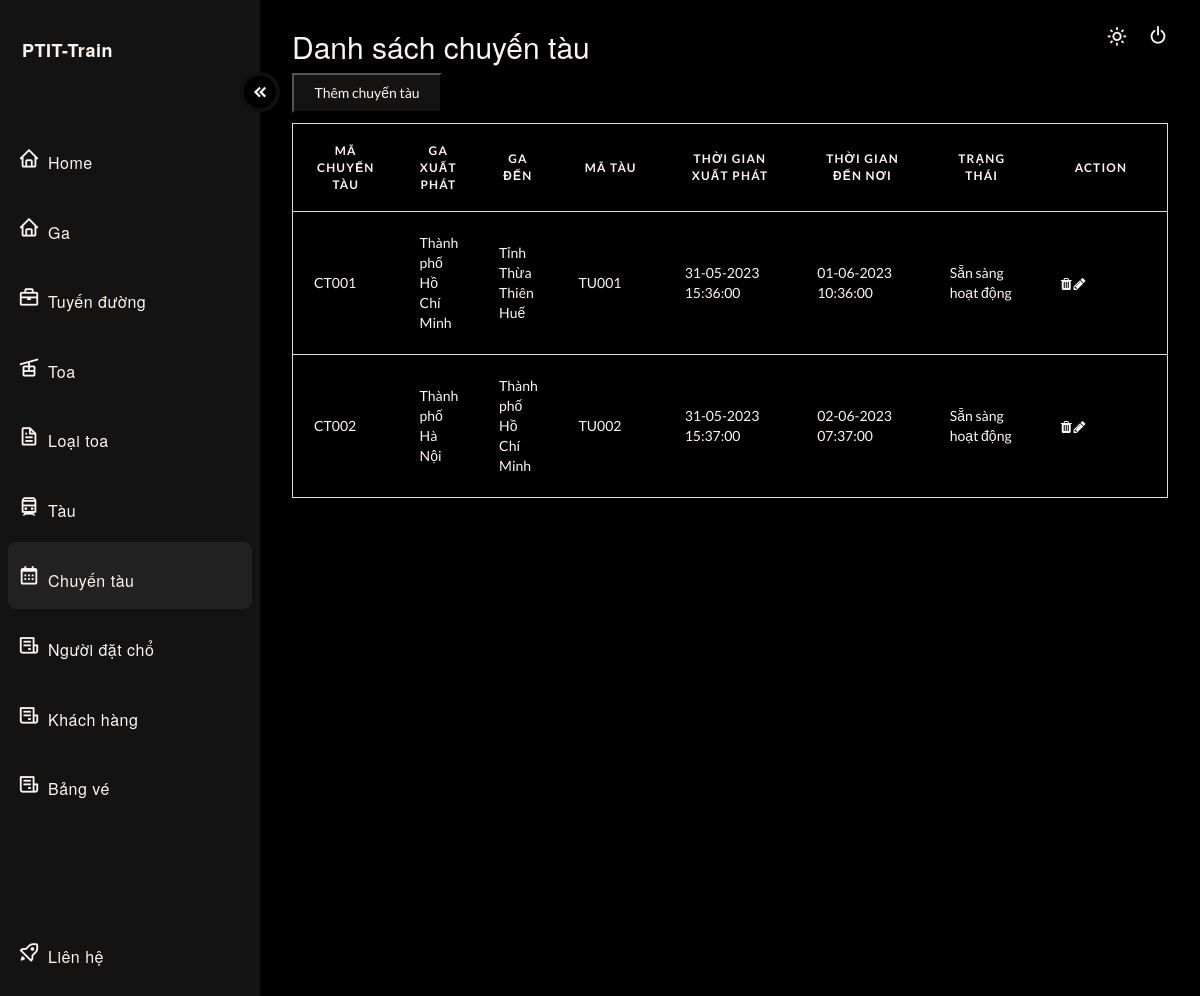
The page /?type=admin&page=chuyentau (signed in) on the database as committed earlier.
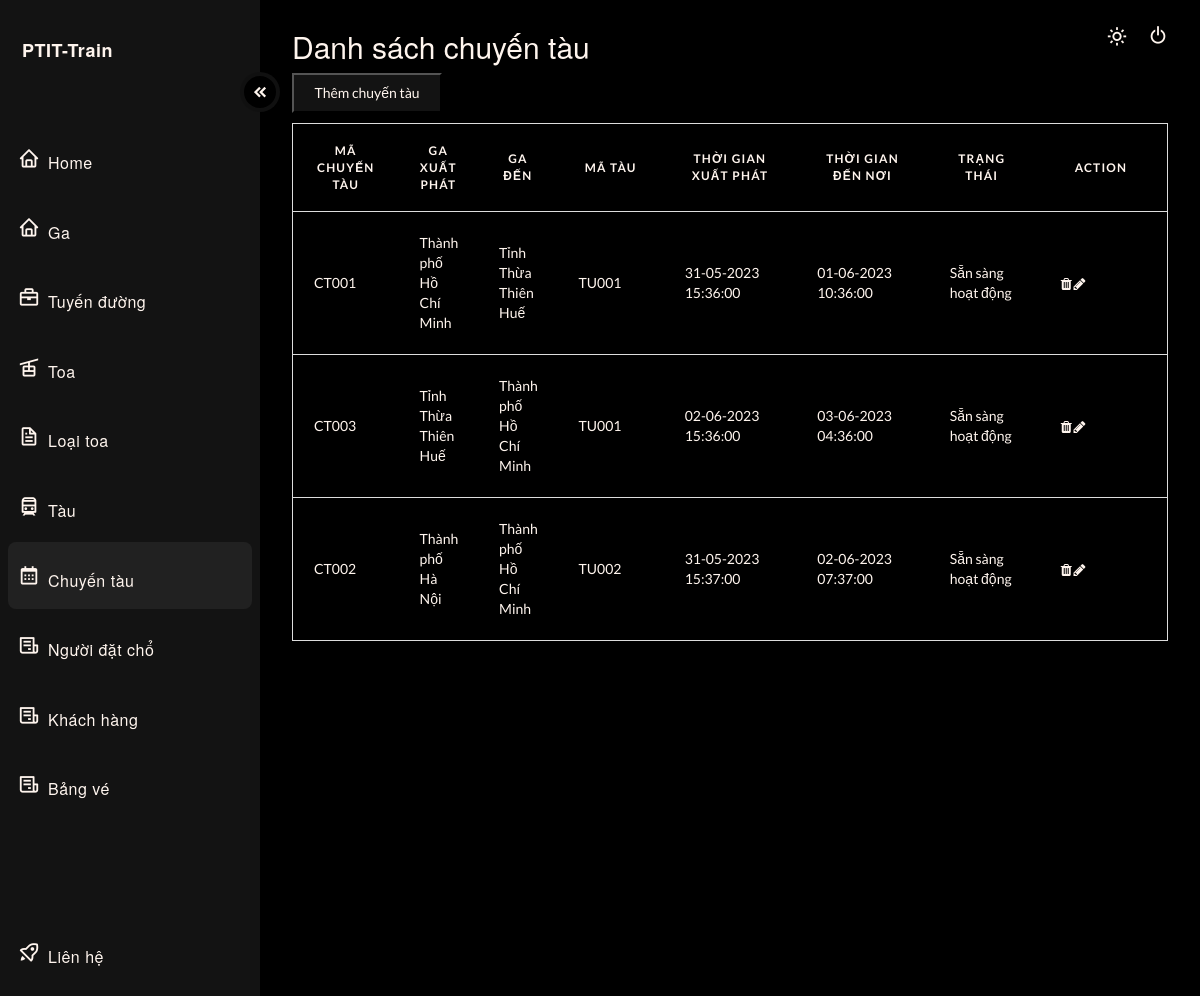
The same page on the database as committed later.
### tables this page shows
CREATE TABLE ChuyenTau(
  `MaChuyenTau` VARCHAR(20) PRIMARY KEY,
  `MaTuyenDuong` VARCHAR(20),
  `MaTau` VARCHAR(20),
  `ThoiGianXuatPhat` DATETIME,
  `TrangThai` TINYINT,
  FOREIGN KEY (`MaTuyenDuong`) REFERENCES `TuyenDuong`(`MaTuyenDuong`),
  FOREIGN KEY (`MaTau`) REFERENCES `Tau`(`MaTau`)
);

### src/controller/Controller.php (called while the page is built, shortened)
<?php
    class Controller{
        public function menu_bar(){
            include 'view/admin/menu_bar_admin.php';
        }
    }
?>

### src/index.php (called while the page is built)
<?php
    require 'route.php';
?>

### src/controller/ChuyenTauController.php (called while the page is built, shortened)
<?php
    class ChuyenTauController{
        public function index(){
            include_once './module/ChuyenTauModule/ChuyenTau.php';
            $arrChuyenTau= (new ChuyenTau)->load();
            include './view/admin/dashboard_chuyentau.php';
		}
        public function checkChuyenTau(){
            include_once './module/ChuyenTauModule/ChuyenTau.php';
        }
    }
?>

### src/module/db.php (called while the page is built, shortened)
<?php
    class DB{
        private function conn() {
            $connectionString = "mysql:host=" . getenv('MYSQL_HOSTNAME') . ";dbname=" . getenv('MYSQL_DATABASE');
            $conn = new \PDO($connectionString, getenv('MYSQL_USER'), getenv('MYSQL_PASSWORD'));
            $conn->setAttribute(PDO::ATTR_ERRMODE, PDO::ERRMODE_EXCEPTION);
            return $conn;
        }
        public function select($sql, $params = null)
        {
            $connect = $this->conn();
            if($params != null){
                $res = $connect->prepare($sql);
                $res->execute($params);
            }
            else {
                $res = $connect->query($sql);
            }
            $res->setFetchMode(PDO::FETCH_ASSOC);
            return $res;
        }
    }
?>

### src/module/ChuyenTauModule/ChuyenTau.php (called while the page is built, shortened)
<?php
include_once "./module/db.php";
include_once "ChuyenTauObject.php";
    class ChuyenTau{
        function addTime($thoiGianXuatPhat, $thoiGianChay){
            $arr = [];
            $thoiGianXuatPhatTmp = new DateTime($thoiGianXuatPhat);
            $tmp = $thoiGianXuatPhatTmp->format('d-m-Y H:i:s');
            $arr[] = $tmp;
            $thoiGianChayTmp = explode(':', $thoiGianChay);
            $thoiGianChayInterval = new DateInterval(
                'PT' . $thoiGianChayTmp[0] . 'H' . $thoiGianChayTmp[1] . 'M' . $thoiGianChayTmp[2] . 'S'
            );
            $thoiGianXuatPhatTmp->add($thoiGianChayInterval);
            $thoiGianDenNoi = $thoiGianXuatPhatTmp->format('d-m-Y H:i:s');
            $arr[] = $thoiGianDenNoi;
            return $arr;
        }
        function load(){
            try {
                $db = new DB();
                $sql = "select CT.*, TD_TMP.TenGaDiemDen, TD_TMP.TenGaXuatPhat, TD_TMP.ThoiGianChay, TD_TMP.XuatPhat, TD_TMP.DiemDen, T.GaHienTai, T.TrangThai as TrangThaiTau
                from ChuyenTau as CT,
                (
                    select tmp1.*, G2.TenGa as TenGaDiemDen
                    from
                    (
                        select TD.*, G.TenGa as TenGaXuatPhat
                        from Ga as G, TuyenDuong as TD
                        where G.MaGa = TD.XuatPhat
                    ) as tmp1, Ga as G2
                    where tmp1.DiemDen = G2.MaGa
                ) as TD_TMP, Tau as T where CT.MaTuyenDuong = TD_TMP.MaTuyenDuong and CT.MaTau = T.MaTau";
                $sth = $db->select($sql);
                $arr = [];
                while($row = $sth->fetch()) {
                    $obj = new ChuyenTauObject($row);
                    $arrTime = $this->addTime($obj->getThoiGianXuatPhat(), $obj->getThoiGianChay());
                    $obj->setThoiGianXuatPhat($arrTime[0]);
                    $obj->setThoiGianDenNoi($arrTime[1]);
                    if($obj->getTrangThai() == 0)
                        $obj->setTrangThaitxt("Sẵn sàng hoạt động");
                    $arr[] = $obj;
                }
                    return $arr;
                }
            catch (PDOException $e) {
                return  $sql . "<br>" . $e->getMessage();
            }
        }
    }
?>

### src/module/ChuyenTauModule/ChuyenTauObject.php (called while the page is built, shortened)
<?php
    class ChuyenTauObject{
        private $MaChuyenTau;
        private $MaTuyenDuong;
        private $TenGaXuatPhat;
        private $TenGaDiemDen;
        private $XuatPhat;
        private $DiemDen;
        private $MaTau;
        private $ThoiGianXuatPhat;
        private $ThoiGianChay;
        private $ThoiGianDenNoi;
        private $TrangThai;
        private $TrangThaitxt;
        public function __construct($row)
        {
            $this->MaChuyenTau = $row['MaChuyenTau'];
            $this->MaTuyenDuong = $row['MaTuyenDuong'];
            $this->MaTau = $row['MaTau'];
            $this->TenGaXuatPhat = $row['TenGaXuatPhat'];
            $this->TenGaDiemDen = $row['TenGaDiemDen'];
            $this->XuatPhat = $row['XuatPhat'];
            $this->DiemDen = $row['DiemDen'];
            $this->ThoiGianXuatPhat = $row['ThoiGianXuatPhat'];
            $this->ThoiGianChay = $row['ThoiGianChay'];
            $this->TrangThai = $row['TrangThai'];
        }
        public function getMaChuyenTau()
        {
                return $this->MaChuyenTau;
        }
        public function getMaTuyenDuong()
        {
                return $this->MaTuyenDuong;
        }
        public function getTenGaDiemDen()
        {
                return $this->TenGaDiemDen;
        }
        public function getTenGaXuatPhat()
        {
                return $this->TenGaXuatPhat;
        }
        public function getMaTau()
        {
                return $this->MaTau;
        }
        public function getThoiGianXuatPhat()
        {
                return $this->ThoiGianXuatPhat;
        }
        public function setThoiGianXuatPhat($ThoiGianXuatPhat)
        {
                $this->ThoiGianXuatPhat = $ThoiGianXuatPhat;
        }
        public function getThoiGianChay()
        {
                return $this->ThoiGianChay;
        }
        public function getTrangThai()
        {
                return $this->TrangThai;
        }
        public function getThoiGianDenNoi()
        {
                return $this->ThoiGianDenNoi;
        }
        public function setThoiGianDenNoi($ThoiGianDenNoi)
        {
                $this->ThoiGianDenNoi = $ThoiGianDenNoi;
        }
        public function getXuatPhat()
        {
                return $this->XuatPhat;
        }
        public function getDiemDen()
        {
                return $this->DiemDen;
        }
        public function getTrangThaitxt()
        {
                return $this->TrangThaitxt;
        }
        public function setTrangThaitxt($TrangThaitxt)
        {
                $this->TrangThaitxt = $TrangThaitxt;
        }
    }
?>

### src/view/admin/dashboard_chuyentau.php (the view, shortened to what this page needs)
  <main>
    <header>
      <div class="text">
        <h2>Danh sách chuyến tàu</h2>
  <table id="myTable">
  <button style="background-color:var(--accent-clr); color: var(--text);; width: 150px; height: 40px; margin-bottom: 10px;" id="addBtn">Thêm chuyến tàu</button>
  <thead>
    <tr>
      <th scope="col" width="80px">Mã chuyến tàu</th>
      <th scope="col" width="60px">Ga xuất phát</th>
      <th scope="col" width="60px">Ga đến</th>
      <th scope="col" width="80px">Mã tàu</th>
      <th scope="col" width="100px">Thời gian xuất phát</th>
      <th scope="col" width="100px">Thời gian đến nơi</th>
      <th scope="col" width="80px">Trạng thái</th>
      <th scope="col" width="100px">Action</th>
    </tr>
  </thead>
  <tbody>
    <?php foreach($arrChuyenTau as $each): ?>
    <tr>
      <td data-label="TripCode"><?php echo $each->getMaChuyenTau(); ?></td>
      <td data-label="GaXuatPhat" value="<?php echo $each->getXuatPhat(); ?>" data-ma-tuyen="<?php echo $each->getMaTuyenDuong(); ?>"><?php echo $each->getTenGaXuatPhat(); ?></td>
      <td data-label="GaDen" value="<?php echo $each->getDiemDen(); ?>"><?php echo $each->getTenGaDiemDen(); ?></td>
      <td data-label="TrainCode"><?php echo $each->getMaTau(); ?></td>
      <td data-label="TimeStart"><?php echo $each->getThoiGianXuatPhat(); ?></td>
      <td data-label="EndTime"><?php echo $each->getThoiGianDenNoi(); ?></td>
      <td data-label="Status" value="<?php echo $each->getTrangThai(); ?>"><?php echo $each->getTrangThaitxt(); ?></td>
      <td data-label="Period">
        <i class="fa fa-trash ticon"></i>
        <i class="fa fa-pencil"></i>
    </tr>
    <?php endforeach; ?>
  </tbody>
</table>
      </div>
      <div>
        <button style="position: absolute; top: 21px; right: 60px;" id="theme_switch">
          <i class='bx bx-sun'></i>
        </button>
      </div>
      <div>
        <button class="log" id="theme_switch">
          <i style="margin-left: 8px; position: absolute; margin-left: 8px;top: 24px;right: 23px;" class='bx bx-power-off'></i>
        </button>
      </div>
    </header>
  </main>
</div>
</body>
</html>

### src/route.php (shortened to what this page needs)
<?php
   require_once 'controller/Controller.php';
   require_once 'controller/ChuyenTauController.php';
    $action = $_GET['action'] ?? 'index';
    $page = $_GET['page'] ?? 'base';
    $type = $_GET['type'] ?? '';
    switch($type){
		case 'admin':
			switch($page){
                case 'chuyentau':
                    switch($action){
                        case 'index':
                            (new Controller)->menu_bar();
                            (new ChuyenTauController)->index();
                            break;
                    }
                    break;
			}
            break;
	}
?>

### src/view/admin/menu_bar_admin.php (shortened to what this page needs)
<!DOCTYPE html>
<html>
<head>
  <link rel="stylesheet" href="https://weareoutman.github.io/clockpicker/dist/jquery-clockpicker.min.css"></link>
  <link rel="stylesheet" href="https://unpkg.com/sweetalert2@11.0.0/dist/sweetalert2.min.css">
  <link href="https://unpkg.com/bootstrap@5.2.3/dist/css/bootstrap.min.css" rel="stylesheet">
	<link href='https://unpkg.com/boxicons@2.1.4/css/boxicons.min.css' rel='stylesheet'>
	<link rel="stylesheet" href="https://cdnjs.cloudflare.com/ajax/libs/font-awesome/4.7.0/css/font-awesome.min.css">
	<link rel="stylesheet" type="text/css" href="/view/css/dashboard.css">
    	<link rel="stylesheet" href="/view/css/train.css">
</head>
<body>
<div id="page_wrapper">
  <div id="sidenav" class="sidenav">
    <div class="sidenav_header">
      <div class="logo_section">
        <h3>PTIT-Train</h3>
      </div>
      <a href="?type=admin&page=home_admin" class="sidenav_link home">
        <i class='bx bx-home'></i>
        <h3>Home</h3>
      </a>
      <a href="?type=admin&page=ga" class="sidenav_link ga">
        <i class='bx bx-home'></i>
        <h3>Ga</h3>
      </a>
      <a href="?type=admin&page=tuyenduong" class="sidenav_link tuyenduong">
        <i class='bx bx-briefcase'></i>
        <h3>Tuyến đường</h3>
      </a>
      <a href="?type=admin&page=toa" class="sidenav_link toa">
        <i class='bx bx-cable-car'></i>
        <h3>Toa</h3>
      </a>
      <a href="?type=admin&page=loaitoa" class="sidenav_link loaitoa">
        <i class='bx bx-file'></i>
        <h3>Loại toa</h3>
      </a>
      <a href="?type=admin&page=tau" class="sidenav_link tau">
        <i class='bx bx-train'></i>
        <h3>Tàu</h3>
      </a>
      <a href="?type=admin&page=chuyentau" class="sidenav_link chuyentau">
        <i class='bx bx-calendar'></i>
        <h3>Chuyến tàu</h3>
      </a>
      <a href="?type=admin&page=nguoidatcho" class="sidenav_link nguoidatcho">
        <i class='bx bx-receipt'></i>
        <h3>Người đặt chổ</h3>
      </a>
      <a href="?type=admin&page=khachhang" class="sidenav_link khachhang">
        <i class='bx bx-receipt'></i>
        <h3>Khách hàng</h3>
      </a>
      <a href="?type=admin&page=bangve" class="sidenav_link bangve">
        <i class='bx bx-receipt'></i>
        <h3>Bảng vé</h3>
      </a>
    </div>
    <div class="sidenav_footer">
      <a href="?type=admin&page=lienhe" class="sidenav_link lienhe">
        <i class='bx bx-rocket'></i>
        <h3>Liên hệ</h3>
      </a>
  </div>
      <button id="nav_collapse_btn">
        <i class='bx bxs-chevrons-left'></i>
      </button>
</div>

### src/view/css/dashboard.css (style rules this page uses)
body { margin: 0px; padding: 0px; }
:root { --accent-clr: #131313; --accent-dark: #000000; --accent-light: rgba(155, 155, 155, .1); --text: seashell; }
#page_wrapper { height: 125vh; display: grid; grid-template-columns: 260px 1fr; font-family: 'Lato', sans-serif; box-sizing: border-box; background-color: var(--accent-dark); }
.sidenav { background-color: var(--accent-clr); height: 125vh; padding-inline: 8px; display: flex; flex-direction: column; position: relative; justify-content: space-between; }
.sidenav_link { display: flex; align-items: center; padding: 10px; margin-bottom: 2px; }
.sidenav_link.active { font-weight: 700; background-color: var(--accent-light); border-radius: 8px; }
.sidenav_link i { color: var(--text); }
.logo_section { height: 60px; margin-top: 16px; display: flex; align-items: center; margin-bottom: 48px; padding-inline: 14px; }
.logo_section h3 { font-weight: bold;font-size: 18px; }
#nav_collapse_btn { position: absolute; top: 72px; left: 240px; transition: 250ms ease-out; background-color: var(--accent-dark); border-radius: 99px; display: flex; align-items: center; justify-content: center; border: 4px solid var(--accent-light); height: 40px; width: 40px; cursor: pointer; }
#nav_collapse_btn > i { color: var(--text); font-size: 18px; margin-left: 8px; }
.bx { font-size: 22px;margin-right: 8px; }
h3 { color: var(--text); font-size: 16px; letter-spacing: .5px; }
a { text-decoration: none; }
.bx-calendar { position: relative; }
.sidenav_footer { margin-bottom: 12px; }
main { padding-inline: 32px; }
header { margin-top: 30px; display: flex; justify-content: space-between; }
h2 { font-size: 32px; font-weight: 300; margin-bottom: 12px; color: var(--text); }
#theme_switch { background-color: transparent; border: none; color: var(--text); display: flex; justify-content: center; align-items: center; cursor: pointer; border-radius: 8px; padding: 4px; }
.bx-sun { color: var(--text); padding-left: 8px; }
table { border-collapse: collapse; margin: 0; padding: 0; width: 100%; table-layout: fixed; color: var(--text); border-spacing: 0 15px; }
table tr { background-color:transparent; border: 1px solid #ddd!important; padding: .35em; margin-bottom: 10px; }
table th, table td { padding: 1.5em; text-align: left; }
table th { font-size: .85em; letter-spacing: .1em; text-transform: uppercase; }
.ticon { padding: 5px; background: var(--gray); border-radius: 4px; width: 15px; height: 15px; text-align: center; }

Rows that differ between the two databases and show on the page:
added chuyentau: MaChuyenTau "CT003", TenGaXuatPhat "Tỉnh Thừa Thiên Huế", TenGaDiemDen "Thành phố Hồ Chí Minh", MaTau "TU001", ThoiGianXuatPhat "02-06-2023 15:36:00", ThoiGianXuatPhat "03-06-2023 04:36:00", $each->getTrangThai() 0 (drawn), TrangThaitxt "Sẵn sàng hoạt động"
